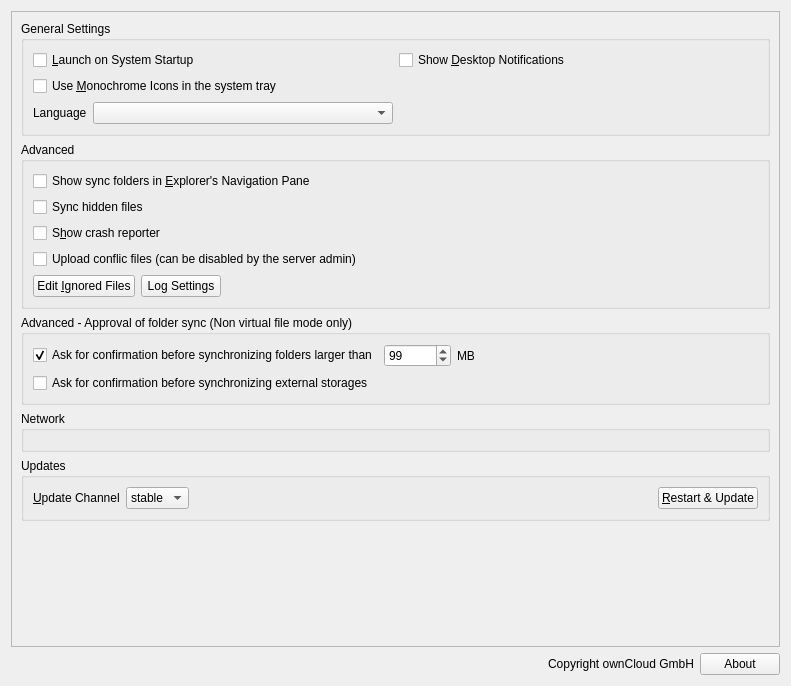
<?xml version="1.0" encoding="UTF-8"?>
<ui version="4.0">
 <class>OCC::GeneralSettings</class>
 <widget class="QWidget" name="OCC::GeneralSettings">
  <property name="geometry">
   <rect>
    <x>0</x>
    <y>0</y>
    <width>791</width>
    <height>686</height>
   </rect>
  </property>
  <property name="windowTitle">
   <string>Form</string>
  </property>
  <layout class="QVBoxLayout" name="verticalLayout_3">
   <item>
    <widget class="QScrollArea" name="scrollArea">
     <property name="widgetResizable">
      <bool>true</bool>
     </property>
     <widget class="QWidget" name="scrollAreaWidgetContents_2">
      <property name="geometry">
       <rect>
        <x>0</x>
        <y>0</y>
        <width>765</width>
        <height>618</height>
       </rect>
      </property>
      <layout class="QVBoxLayout" name="verticalLayout_5">
       <item>
        <widget class="QGroupBox" name="generalGroupBox">
         <property name="title">
          <string>General Settings</string>
         </property>
         <layout class="QGridLayout" name="gridLayout_2">
          <item row="1" column="0">
           <widget class="QCheckBox" name="monoIconsCheckBox">
            <property name="text">
             <string>Use &amp;Monochrome Icons in the system tray</string>
            </property>
           </widget>
          </item>
          <item row="0" column="1">
           <widget class="QCheckBox" name="desktopNotificationsCheckBox">
            <property name="text">
             <string>Show &amp;Desktop Notifications</string>
            </property>
           </widget>
          </item>
          <item row="0" column="0">
           <widget class="QCheckBox" name="autostartCheckBox">
            <property name="text">
             <string>&amp;Launch on System Startup</string>
            </property>
           </widget>
          </item>
          <item row="2" column="0">
           <layout class="QHBoxLayout" name="horizontalLayout_6">
            <item>
             <widget class="QLabel" name="languageLabel">
              <property name="sizePolicy">
               <sizepolicy hsizetype="Maximum" vsizetype="Preferred">
                <horstretch>0</horstretch>
                <verstretch>0</verstretch>
               </sizepolicy>
              </property>
              <property name="locale">
               <locale language="English" country="UnitedStates"/>
              </property>
              <property name="text">
               <string>Language</string>
              </property>
             </widget>
            </item>
            <item>
             <widget class="QComboBox" name="languageDropdown">
              <property name="sizePolicy">
               <sizepolicy hsizetype="Minimum" vsizetype="Fixed">
                <horstretch>0</horstretch>
                <verstretch>0</verstretch>
               </sizepolicy>
              </property>
              <property name="currentText">
               <string/>
              </property>
             </widget>
            </item>
           </layout>
          </item>
         </layout>
        </widget>
       </item>
       <item>
        <widget class="QGroupBox" name="advancedGroupBox">
         <property name="title">
          <string>Advanced</string>
         </property>
         <layout class="QHBoxLayout" name="horizontalLayout_5">
          <item>
           <layout class="QVBoxLayout" name="verticalLayout_6">
            <item>
             <widget class="QCheckBox" name="showInExplorerNavigationPaneCheckBox">
              <property name="text">
               <string>Show sync folders in &amp;Explorer's Navigation Pane</string>
              </property>
             </widget>
            </item>
            <item>
             <widget class="QCheckBox" name="syncHiddenFilesCheckBox">
              <property name="text">
               <string>Sync hidden files</string>
              </property>
             </widget>
            </item>
            <item>
             <widget class="QCheckBox" name="crashreporterCheckBox">
              <property name="sizePolicy">
               <sizepolicy hsizetype="MinimumExpanding" vsizetype="Fixed">
                <horstretch>0</horstretch>
                <verstretch>0</verstretch>
               </sizepolicy>
              </property>
              <property name="text">
               <string>S&amp;how crash reporter</string>
              </property>
             </widget>
            </item>
            <item>
             <widget class="QCheckBox" name="uploadConflicFilesCheckBox">
              <property name="text">
               <string>Upload conflic files (can be disabled by the server admin)</string>
              </property>
             </widget>
            </item>
            <item>
             <layout class="QHBoxLayout" name="horizontalLayout_4">
              <item>
               <widget class="QPushButton" name="ignoredFilesButton">
                <property name="text">
                 <string>Edit &amp;Ignored Files</string>
                </property>
               </widget>
              </item>
              <item>
               <widget class="QPushButton" name="logSettingsButton">
                <property name="text">
                 <string>Log Settings</string>
                </property>
               </widget>
              </item>
              <item>
               <spacer name="spacer_3">
                <property name="orientation">
                 <enum>Qt::Horizontal</enum>
                </property>
                <property name="sizeHint" stdset="0">
                 <size>
                  <width>555</width>
                  <height>20</height>
                 </size>
                </property>
               </spacer>
              </item>
             </layout>
            </item>
           </layout>
          </item>
         </layout>
        </widget>
       </item>
       <item>
        <widget class="QGroupBox" name="groupBox_non_vfs">
         <property name="title">
          <string>Advanced - Approval of folder sync (Non virtual file mode only)</string>
         </property>
         <layout class="QVBoxLayout" name="verticalLayout">
          <item>
           <layout class="QHBoxLayout" name="horizontalLayout_3">
            <item>
             <widget class="QCheckBox" name="newFolderLimitCheckBox">
              <property name="text">
               <string>Ask for confirmation before synchronizing folders larger than</string>
              </property>
              <property name="checked">
               <bool>true</bool>
              </property>
             </widget>
            </item>
            <item>
             <widget class="QSpinBox" name="newFolderLimitSpinBox">
              <property name="maximum">
               <number>999999</number>
              </property>
              <property name="value">
               <number>99</number>
              </property>
             </widget>
            </item>
            <item>
             <widget class="QLabel" name="label">
              <property name="text">
               <string extracomment="Trailing part of &quot;Ask confirmation before syncing folder larger than&quot; ">MB</string>
              </property>
             </widget>
            </item>
            <item>
             <spacer name="horizontalSpacer_3">
              <property name="orientation">
               <enum>Qt::Horizontal</enum>
              </property>
              <property name="sizeHint" stdset="0">
               <size>
                <width>40</width>
                <height>20</height>
               </size>
              </property>
             </spacer>
            </item>
           </layout>
          </item>
          <item>
           <widget class="QCheckBox" name="newExternalStorage">
            <property name="text">
             <string>Ask for confirmation before synchronizing external storages</string>
            </property>
           </widget>
          </item>
         </layout>
        </widget>
       </item>
       <item>
        <widget class="QGroupBox" name="groupBox">
         <property name="title">
          <string>Network</string>
         </property>
         <layout class="QVBoxLayout" name="verticalLayout_4">
          <item>
           <widget class="NetworkSettings" name="widget" native="true"/>
          </item>
         </layout>
        </widget>
       </item>
       <item>
        <widget class="QGroupBox" name="updaterWidget">
         <property name="title">
          <string>Updates</string>
         </property>
         <layout class="QHBoxLayout" name="horizontalLayout">
          <item>
           <widget class="QLabel" name="updateChannelLabel">
            <property name="sizePolicy">
             <sizepolicy hsizetype="Maximum" vsizetype="Preferred">
              <horstretch>0</horstretch>
              <verstretch>0</verstretch>
             </sizepolicy>
            </property>
            <property name="text">
             <string>&amp;Update Channel</string>
            </property>
            <property name="buddy">
             <cstring>updateChannel</cstring>
            </property>
           </widget>
          </item>
          <item>
           <widget class="QComboBox" name="updateChannel">
            <property name="sizePolicy">
             <sizepolicy hsizetype="Maximum" vsizetype="Fixed">
              <horstretch>0</horstretch>
              <verstretch>0</verstretch>
             </sizepolicy>
            </property>
            <item>
             <property name="text">
              <string>stable</string>
             </property>
            </item>
            <item>
             <property name="text">
              <string>beta</string>
             </property>
            </item>
           </widget>
          </item>
          <item>
           <widget class="QLabel" name="updateStateLabel">
            <property name="text">
             <string/>
            </property>
            <property name="wordWrap">
             <bool>true</bool>
            </property>
            <property name="openExternalLinks">
             <bool>true</bool>
            </property>
           </widget>
          </item>
          <item>
           <widget class="QPushButton" name="restartButton">
            <property name="sizePolicy">
             <sizepolicy hsizetype="Maximum" vsizetype="Fixed">
              <horstretch>0</horstretch>
              <verstretch>0</verstretch>
             </sizepolicy>
            </property>
            <property name="text">
             <string>&amp;Restart &amp;&amp; Update</string>
            </property>
           </widget>
          </item>
         </layout>
        </widget>
       </item>
       <item>
        <spacer name="verticalSpacer">
         <property name="orientation">
          <enum>Qt::Vertical</enum>
         </property>
         <property name="sizeHint" stdset="0">
          <size>
           <width>20</width>
           <height>40</height>
          </size>
         </property>
        </spacer>
       </item>
      </layout>
     </widget>
    </widget>
   </item>
   <item>
    <widget class="QWidget" name="versionInfoWidget" native="true">
     <layout class="QHBoxLayout" name="horizontalLayout_2">
      <property name="leftMargin">
       <number>0</number>
      </property>
      <property name="topMargin">
       <number>0</number>
      </property>
      <property name="rightMargin">
       <number>0</number>
      </property>
      <property name="bottomMargin">
       <number>0</number>
      </property>
      <item>
       <spacer name="spacer">
        <property name="orientation">
         <enum>Qt::Horizontal</enum>
        </property>
        <property name="sizeHint" stdset="0">
         <size>
          <width>40</width>
          <height>20</height>
         </size>
        </property>
       </spacer>
      </item>
      <item>
       <widget class="QLabel" name="copyrightLabel">
        <property name="cursor">
         <cursorShape>ArrowCursor</cursorShape>
        </property>
        <property name="text">
         <string notr="true">Copyright ownCloud GmbH</string>
        </property>
        <property name="textInteractionFlags">
         <set>Qt::LinksAccessibleByMouse|Qt::TextSelectableByMouse</set>
        </property>
       </widget>
      </item>
      <item>
       <widget class="QPushButton" name="about_pushButton">
        <property name="text">
         <string>About</string>
        </property>
       </widget>
      </item>
     </layout>
    </widget>
   </item>
  </layout>
 </widget>
 <customwidgets>
  <customwidget>
   <class>NetworkSettings</class>
   <extends>QWidget</extends>
   <header>networksettings.h</header>
   <container>1</container>
  </customwidget>
 </customwidgets>
 <tabstops>
  <tabstop>autostartCheckBox</tabstop>
  <tabstop>desktopNotificationsCheckBox</tabstop>
  <tabstop>monoIconsCheckBox</tabstop>
  <tabstop>languageDropdown</tabstop>
  <tabstop>showInExplorerNavigationPaneCheckBox</tabstop>
  <tabstop>syncHiddenFilesCheckBox</tabstop>
  <tabstop>crashreporterCheckBox</tabstop>
  <tabstop>uploadConflicFilesCheckBox</tabstop>
  <tabstop>ignoredFilesButton</tabstop>
  <tabstop>logSettingsButton</tabstop>
  <tabstop>newFolderLimitCheckBox</tabstop>
  <tabstop>newFolderLimitSpinBox</tabstop>
  <tabstop>newExternalStorage</tabstop>
  <tabstop>updateChannel</tabstop>
  <tabstop>restartButton</tabstop>
  <tabstop>about_pushButton</tabstop>
  <tabstop>scrollArea</tabstop>
 </tabstops>
 <resources/>
 <connections>
  <connection>
   <sender>newFolderLimitCheckBox</sender>
   <signal>toggled(bool)</signal>
   <receiver>newFolderLimitSpinBox</receiver>
   <slot>setEnabled(bool)</slot>
   <hints>
    <hint type="sourcelabel">
     <x>245</x>
     <y>139</y>
    </hint>
    <hint type="destinationlabel">
     <x>412</x>
     <y>141</y>
    </hint>
   </hints>
  </connection>
 </connections>
</ui>
